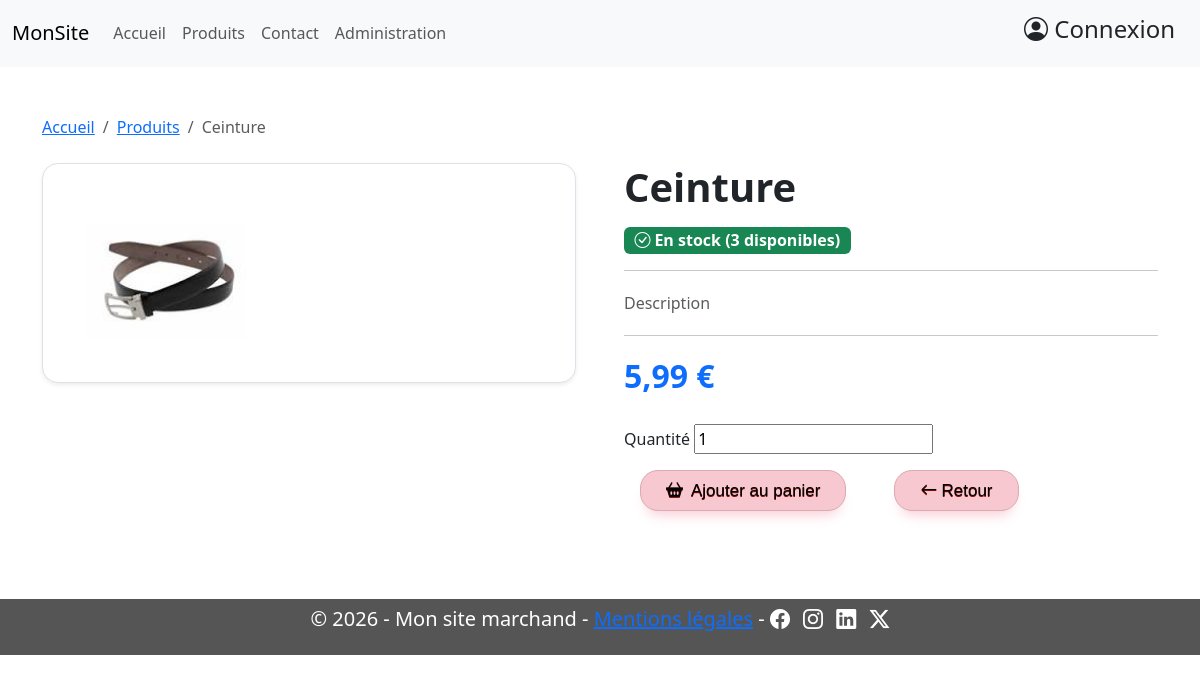
The app's page /index.php?page=produits_details&&idProduit=4 with its own data.
### tables this page shows
CREATE TABLE `produit` (
  `IDPRODUIT` int(11) NOT NULL,
  `IDCATEGORIE` int(11) NOT NULL,
  `NOMPROD` varchar(32) DEFAULT NULL,
  `PRIX` decimal(8,2) NOT NULL,
  `STOCK` smallint(6) DEFAULT NULL,
  `DESCRIPTION` varchar(100) DEFAULT ' ',
  `NOMIMAGE` varchar(100) DEFAULT NULL
);

### index.php (called while the page is built)
<?php
if (isset($_GET['page'])){
    $page = $_GET['page'];
} else{
    $page = 'accueil';
}
include './head.php';
include $page.'.php';
include './footer.php';
?>

### produits_details.php (the view, shortened to what this page needs)
<?php
require_once("info_bdd.php");
if (isset($_GET['idProduit'])) {
    $idProduit = $_GET['idProduit'];
}
$statement = $mon_pdo->prepare("SELECT NOMPROD, NOMIMAGE, DESCRIPTION, PRIX, STOCK FROM `produit` WHERE IDPRODUIT = :id");
$statement->execute([':id' => $idProduit]);
$resultat = $statement->fetch();
?>
<div class="container py-5">
    <form action="ajout_panier_exe.php" method="post">
        <nav aria-label="breadcrumb" class="mb-4">
            <ol class="breadcrumb">
                <li class="breadcrumb-item"><a href="index.php?page=accueil">Accueil</a></li>
                <li class="breadcrumb-item"><a href="index.php?page=produits">Produits</a></li>
                <li class="breadcrumb-item active"><?php echo htmlspecialchars($resultat['NOMPROD']); ?></li>
            </ol>
        </nav>
        <div class="row g-5 align-items-start">
            <div class="col-md-6 text-center">
                <div class="border rounded-4 p-4 bg-white shadow-sm">
                    <img src="Images/<?php echo htmlspecialchars($resultat['NOMIMAGE']); ?>"
                        alt="<?php echo htmlspecialchars($resultat['NOMPROD']); ?>"
                        class="img-fluid rounded-3"
                        style="max-height: 400px; object-fit: contain;">
                </div>
            </div>
            <div class="col-md-6">
                <h1 class="fw-bold mb-3"><?php echo htmlspecialchars($resultat['NOMPROD']); ?></h1>
                <div class="mb-3">
                    <?php if ($resultat['STOCK'] > 0): ?>
                        <span class="badge bg-success fs-6">
                            <i class="bi bi-check-circle me-1"></i>En stock (<?php echo $resultat['STOCK']; ?> disponibles)
                        </span>
                    <?php else: ?>
                        <span class="badge bg-danger fs-6">
                            <i class="bi bi-x-circle me-1"></i>Rupture de stock
                        </span>
                    <?php endif; ?>
                </div>
                <hr>
                <p class="text-muted lh-lg"><?php echo htmlspecialchars($resultat['DESCRIPTION']); ?></p>
                <hr>
                <div class="mb-4">
                    <span class="fs-2 fw-bold text-primary"><?php echo number_format($resultat['PRIX'], 2, ',', ' '); ?> €</span>
                </div>
                <div>
                    <label for="quantite">Quantité</label>
                    <input type="number" id="quantite" name="quantite" value="1">
                </div>
                <div class="d-flex gap-3">
                    <button type="submit" class="myButton m-3"
                        <?php if ($resultat['STOCK'] == 0) echo 'disabled'; ?>>
                        <i class="bi bi-basket2-fill me-2"></i>Ajouter au panier
                    </button>
                    <a href="index.php?page=produits" class="myButton m-3">
                        <i class="bi bi-arrow-left me-1"></i>Retour
                    </a>
                </div>
            </div>
        </div>
</div>

### mesStyle.css (style rules this page uses)
img { display: block; width: 200px; height: 250px; padding: 20px; padding-bottom: 0px; }
.myButton { box-shadow: 0px 10px 14px -7px rgb(247, 200, 208); background:linear-gradient(to bottom, rgb(247, 200, 208) 5%, rgb(247, 200, 208) 100%); background-color:rgb(247, 200, 208); border-radius:18px; border:1px solid rgb(219, 170, 178); display:inline-block; cursor:pointer; color:#000000; font-family:Arial; font-size:17px; padding:7px 25px; text-decoration:none; text-shadow:0px 1px 0px #810e05; }

### records on screen
produit: NOMPROD "Ceinture", NOMIMAGE (picture), STOCK "3", DESCRIPTION "Description", PRIX "5,99"
